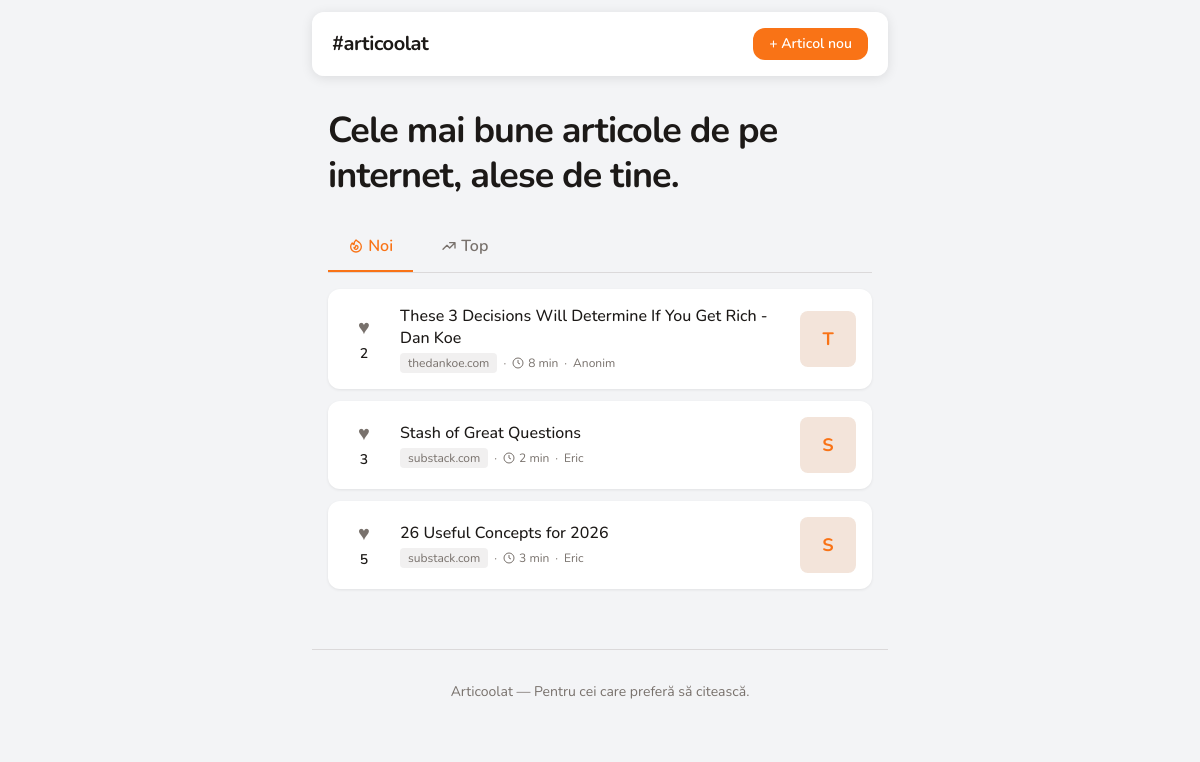
The page / on the database its author committed.
### tables this page shows
CREATE TABLE articles (
        id INTEGER PRIMARY KEY AUTOINCREMENT,
        url TEXT NOT NULL UNIQUE,
        title TEXT NOT NULL,
        description TEXT,
        image_url TEXT,
        domain TEXT,
        tag TEXT DEFAULT 'General',
        submitted_by TEXT DEFAULT 'Anonim',
        votes INTEGER DEFAULT 1,
        created_at TEXT DEFAULT (datetime('now')),
        reading_time INTEGER
    );

### includes/functions.php (called while the page is built, shortened)
<?php
function load_settings(): array {
    $file = __DIR__ . '/../data/settings.json';
    $defaults = [
        'site_title' => 'Articoolat',
        'site_subtitle' => 'Internetul e plin de articole bune. Problema e că nu le găsești.',
        'heading_size' => '36',
        'site_footer' => 'Articoolat — Pentru cei care preferă să citească.',
        'admin_password_hash' => '',
        'auth_secret' => bin2hex(random_bytes(32)),
        'ga_script' => '',
        'kit_api_key' => '',
        'kit_api_secret' => '',
        'color_bg' => '#f3f4f6',
        'color_surface' => '#ffffff',
        'color_accent' => '#f97316',
        'color_text' => '#1c1917',
        'color_text_muted' => '#78716c',
        'tags' => 'Tehnologie,Startup,Cultură,Știință,Afaceri,Design,Programare,România,Educație,Opinie',
        'new_days' => 7
    ];
    if (file_exists($file)) {
        $loaded = json_decode(file_get_contents($file), true) ?: [];
        return array_merge($defaults, $loaded);
    }
    return $defaults;
}
function e(string $str): string {
    return htmlspecialchars($str, ENT_QUOTES, 'UTF-8');
}

### index.php (the view, shortened to what this page needs)
<?php
require_once __DIR__ . '/includes/functions.php';
$db = get_db();
$settings = load_settings();
$tab = $_GET['tab'] ?? 'new';
switch ($tab) {
    case 'new':
        $new_days = max(1, (int)($settings['new_days'] ?? 7));
        $sql = "SELECT * FROM articles WHERE created_at >= datetime('now', '-{$new_days} days') ORDER BY created_at DESC LIMIT 50";
        break;
}
$result = $db->query($sql);
$articles = [];
while ($row = $result->fetchArray(SQLITE3_ASSOC)) {
    $articles[] = $row;
}
$voted_ids = [];
?>
<!DOCTYPE html>
<html lang="ro">
<head>
    <?php include __DIR__ . '/includes/head.php'; ?>
</head>
<body class="bg-bg text-txt min-h-screen">
    <div class="sticky top-0 z-50 pt-3 px-4">
        <nav class="max-w-[36rem] mx-auto bg-surface/95 backdrop-blur-sm shadow-[0_2px_12px_rgba(0,0,0,0.1)] rounded-xl px-5 py-4 flex items-center justify-between">
            <a href="/" class="text-xl font-bold tracking-tight hover:text-accent transition-colors">#articoolat</a>
            <a href="/submit.php" class="bg-accent text-white px-4 py-1.5 rounded-xl text-sm font-semibold hover:opacity-90 transition-opacity">
                + Articol nou
            </a>
        </nav>
    </div>
    <header class="max-w-[36rem] mx-auto px-4 pt-8 pb-4">
        <h2 id="liveHeading" class="font-bold leading-tight tracking-tight" style="font-size: <?= e($settings['heading_size'] ?? '36') ?>px"><?= e($settings['site_subtitle']) ?></h2>
        <nav class="flex gap-2 mt-6 border-b border-muted/20">
            <a href="/?tab=new"
               class="px-5 py-3 text-base font-semibold border-b-2 transition-colors <?= $tab === 'new' ? 'border-accent text-accent' : 'border-transparent text-muted hover:text-txt' ?>">
                Noi
            </a>
            <a href="/?tab=top"
               class="px-5 py-3 text-base font-semibold border-b-2 transition-colors <?= $tab === 'top' ? 'border-accent text-accent' : 'border-transparent text-muted hover:text-txt' ?>">
                <svg class="inline w-4 h-4 -mt-0.5" fill="none" stroke="currentColor" stroke-width="2" viewBox="0 0 24 24"><path stroke-linecap="round" stroke-linejoin="round" d="M13 7h8m0 0v8m0-8l-8 8-4-4-6 6"/></svg> Top
            </a>
        </nav>
    </header>
    <main class="max-w-[36rem] mx-auto px-4 pb-12">
        <?php foreach ($articles as $i => $article): ?>
        <article class="card-hover flex items-center gap-4 p-4 rounded-xl bg-surface shadow-[0_1px_3px_rgba(0,0,0,0.08)] mb-3">
            <div class="flex flex-col items-center w-10 flex-shrink-0">
                <button onclick="vote(<?= $article['id'] ?>, this)"
                        class="vote-btn text-xl <?= isset($voted_ids[$article['id']]) ? 'voted' : '' ?>">
                    ♥
                </button>
                <span class="text-sm font-semibold mt-0.5 vote-count"><?= $article['votes'] ?></span>
            </div>
            <div class="flex-1 min-w-0">
                <a href="<?= e($article['url']) ?>" target="_blank" rel="noopener"
                   class="text-txt font-medium hover:text-accent transition-colors leading-snug line-clamp-2">
                    <?= e($article['title']) ?>
                </a>
                <div class="flex flex-wrap items-center gap-1.5 mt-1 text-xs text-muted">
                    <span class="bg-muted/10 px-2 py-0.5 rounded"><?= e($article['domain']) ?></span>
                    <?php if ($article['reading_time']): ?>
                    <span>·</span>
                    <span class="inline-flex items-center gap-1"><svg class="w-3 h-3" fill="none" stroke="currentColor" stroke-width="2" viewBox="0 0 24 24"><circle cx="12" cy="12" r="10"/><path d="M12 6v6l4 2"/></svg><?= $article['reading_time'] ?> min</span>
                    <?php endif; ?>
                    <span>·</span>
                    <span><?= e($article['submitted_by']) ?></span>
                </div>
            </div>
            <div class="w-14 h-14 flex-shrink-0 rounded-lg overflow-hidden bg-muted/10">
            </div>
        </article>
        <?php endforeach; ?>
    </main>
    <footer class="max-w-[36rem] mx-auto px-4 py-8 border-t border-muted/20">
        <p id="liveFooter" class="text-center text-muted text-sm"><?= e($settings['site_footer']) ?></p>
    </footer>
</body>
</html>

### includes/head.php (shortened to what this page needs)
<?php
$settings = load_settings();
?>
<script src="https://cdn.tailwindcss.com"></script>

### rows shown on the page
articles: votes "2", title "These 3 Decisions Will Determine If You Get Rich - Dan Koe", domain "thedankoe.com", reading_time "8", submitted_by "Anonim"
articles: votes "3", title "Stash of Great Questions", domain "substack.com", reading_time "2", submitted_by "Eric"
articles: votes "5", title "26 Useful Concepts for 2026", domain "substack.com", reading_time "3", submitted_by "Eric"

### other values the page prints
$settings['site_subtitle'] "Cele mai bune articole de pe internet, alese de tine."
$settings['site_footer'] "Articoolat — Pentru cei care preferă să citească."
